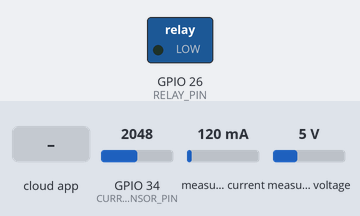
This sketch was run on a simulated ESP32. On the bench: switched loads named in the sketch (green lamp = pin HIGH). The test bench sets the inputs (shaded band); at power-on: GPIO 34 (CURRENT_SENSOR_PIN) = 2048, measured current 120 mA, measured voltage 5 V (analog values on the 0–4095 scale). WiFi joins after 1.5 s; servers stay silent unless stated; the local clock reads 2024-03-15 10:24:30 at power-on unless the sketch sets it; the Firebase database answers and starts empty; what the sketch prints to the serial monitor is not drawn.

Above: at 4.3 s.
4.4 s: the phone or cloud app sets RelayControl to OFF
At 5.9 s:
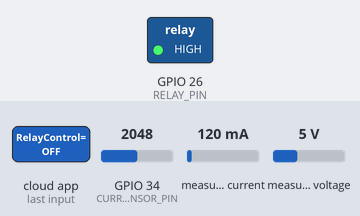
6.9 s: the phone or cloud app sets RelayControl to ON
At 8.4 s:
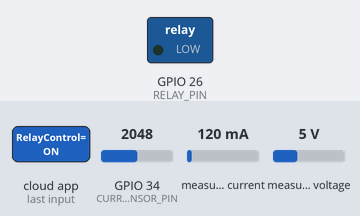
Timing chart, 0 to 9.9 s (numbered marks = the images above; inputs shaded):
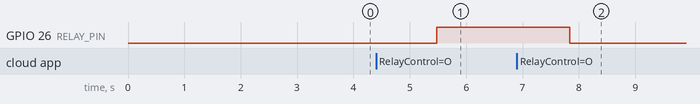

Measured:
- after the input at 4.4 s, GPIO 26 (RELAY_PIN): LOW → HIGH after 1.1 s
- after the input at 6.9 s, GPIO 26 (RELAY_PIN): HIGH → LOW after 0.94 s

The sketch:

Final_Energy_calculation_code_with_ZMCT103C.ino
```cpp
#include <WiFi.h>
#include <FirebaseESP32.h>
#include "EmonLib.h" // For voltage measurement with ZMPT101B
#include "time.h"

// Wi-Fi Credentials
#define WIFI_SSID "abcd"
#define WIFI_PASSWORD "12345678"

// Firebase Credentials
#define FIREBASE_HOST "code-lab-app-461e1-default-rtdb.asia-southeast1.firebasedatabase.app/"
#define FIREBASE_AUTH "AIzaSyAqE7pe8ww06rVQay_D0kSzwSjSQxczPv4"

// Firebase objects
FirebaseConfig firebaseConfig;
FirebaseAuth firebaseAuth;
FirebaseData firebaseData;

// Voltage sensor (ZMPT101B)
EnergyMonitor emon_V;

// Current sensor (ZMCT103C)
#define CURRENT_SENSOR_PIN 34
#define NUM_SAMPLES 1000
#define ADC_RESOLUTION 4095.0
#define VREF 3.3
#define CALIBRATION_FACTOR 0.8 // Use your actual factor

// Energy calculation
float totalEnergy_kWh = 0.0;
unsigned long lastMillis = 0;
unsigned long lastRelayCheck = 0;

// Relay control
#define RELAY_PIN 26

// NTP time config
const char* ntpServer = "pool.ntp.org";
const long gmtOffset_sec = 5 * 3600 + 1800;
const int daylightOffset_sec = 0;

void setup() {
  Serial.begin(115200);
  analogReadResolution(12); // 12-bit ADC for ESP32
  delay(1000);
  Serial.println("Energy Monitoring System - ESP32");

  // Initialize voltage sensor
  emon_V.voltage(35, 110.5, 0);

  // Wi-Fi setup
  WiFi.begin(WIFI_SSID, WIFI_PASSWORD);
  Serial.print("Connecting to Wi-Fi");
  while (WiFi.status() != WL_CONNECTED) {
    delay(1000);
    Serial.print(".");
  }
  Serial.println("\nConnected to Wi-Fi!");

  // Firebase setup
  firebaseConfig.host = FIREBASE_HOST;
  firebaseConfig.signer.tokens.legacy_token = FIREBASE_AUTH;
  Firebase.begin(&firebaseConfig, &firebaseAuth);
  Firebase.reconnectWiFi(true);

  // Restore previous energy
  restoreEnergyFromFirebase();

  // NTP
  configTime(gmtOffset_sec, daylightOffset_sec, ntpServer);
  Serial.println("NTP Time synchronized!");

  lastMillis = millis();
  lastRelayCheck = millis();

  // Relay pin setup
  pinMode(RELAY_PIN, OUTPUT);
  digitalWrite(RELAY_PIN, LOW);
}

void loop() {
  unsigned long currentMillis = millis();

  if (currentMillis - lastRelayCheck >= 1000) {
    checkRelayStatus();
    lastRelayCheck = currentMillis;
  }

  if (currentMillis - lastMillis >= 1000) {
    measureAndSendEnergy();
    lastMillis = currentMillis;
  }
}

void restoreEnergyFromFirebase() {
  if (Firebase.getFloat(firebaseData, "/TotalEnergy_kWh")) {
    totalEnergy_kWh = firebaseData.floatData();
    Serial.print("Recovered Energy from Firebase: ");
    Serial.print(totalEnergy_kWh, 5);
    Serial.println(" kWh");
  } else {
    Serial.println("No previous kWh data found, starting from 0.");
    totalEnergy_kWh = 0.0;
  }
}

String getSriLankanTime() {
  struct tm timeinfo;
  if (!getLocalTime(&timeinfo)) {
    Serial.println("Failed to obtain time");
    return "UnknownTime";
  }
  char timeStr[30];
  strftime(timeStr, sizeof(timeStr), "%Y-%m-%d_%H-%M-%S", &timeinfo);
  return String(timeStr);
}

void measureAndSendEnergy() {
  // Voltage measurement
  emon_V.calcVI(20, 2000);
  float Vrms = emon_V.Vrms;

  // Current measurement using ZMCT103C
  float voltageOffset = 0;
  long offsetSum = 0;
  for (int i = 0; i < NUM_SAMPLES; i++) {
    offsetSum += analogRead(CURRENT_SENSOR_PIN);
  }
  voltageOffset = (float)offsetSum / NUM_SAMPLES;

  float sum = 0;
  for (int i = 0; i < NUM_SAMPLES; i++) {
    int rawADC = analogRead(CURRENT_SENSOR_PIN);
    float centered = rawADC - voltageOffset;
    float voltage = (centered * VREF) / ADC_RESOLUTION;
    sum += voltage * voltage;
  }

  float Vrms_current = sqrt(sum / NUM_SAMPLES);
  float Irms = Vrms_current * CALIBRATION_FACTOR;

  // Threshold for noise
  if (Irms < 0.03) Irms = 0.0;

  float power_W = Vrms * Irms;
  float timeElapsed_h = 1.0 / 3600.0;
  totalEnergy_kWh += power_W * timeElapsed_h;

  String timestamp = getSriLankanTime();
  String path = "/EnergyConsumption";

  Serial.print("Voltage: ");
  Serial.print(Vrms, 2);
  Serial.print(" V, Current: ");
  Serial.print(Irms, 3);
  Serial.print(" A, Power: ");
  Serial.print(power_W, 2);
  Serial.print(" W, Energy: ");
  Serial.print(totalEnergy_kWh, 5);
  Serial.println(" kWh");

  if (!Firebase.pathExist(firebaseData, path)) {
    Firebase.set(firebaseData, path, "{}");
    Serial.println("Created EnergyConsumption node.");
  }

  String energyPath = path + "/" + timestamp;
  if (Firebase.setFloat(firebaseData, energyPath, totalEnergy_kWh)) {
    Serial.println("Sent to Firebase: " + timestamp + " - " + String(totalEnergy_kWh, 5) + " kWh");
  } else {
    Serial.println("Failed to send energy: " + firebaseData.errorReason());
  }

  if (Firebase.setFloat(firebaseData, "/TotalEnergy_kWh", totalEnergy_kWh)) {
    Serial.println("Updated TotalEnergy_Kwh: " + String(totalEnergy_kWh, 5) + " kWh");
  } else {
    Serial.println("Failed to update TotalEnergy_Kwh: " + firebaseData.errorReason());
  }
}

void checkRelayStatus() {
  if (Firebase.getString(firebaseData, "/RelayControl")) {
    String command = firebaseData.stringData();
    Serial.println("Relay Command: " + command);

    if (command == "OFF") {
      digitalWrite(RELAY_PIN, HIGH);
      Serial.println("Bulb is OFF");
    } else if (command == "ON") {
      digitalWrite(RELAY_PIN, LOW);
      Serial.println("Bulb is ON");
    }
  } else {
    Serial.println("Failed to read Firebase RelayControl data");
  }
}
```
